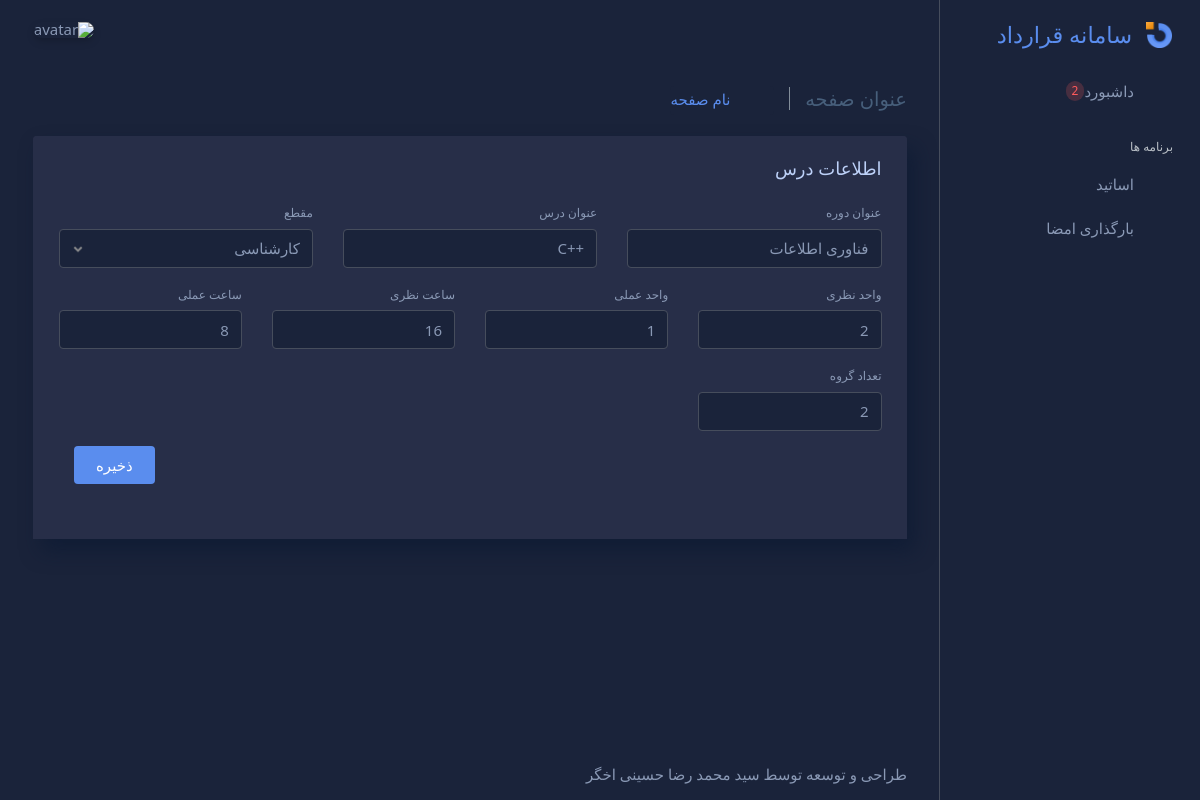
The page /account/lesson/edit/1 on the database its author committed.
### accounts/models.py (models this page shows)
class Lesson(models.Model):
    user = models.ForeignKey(User, on_delete=models.CASCADE)
    course_title = models.CharField(max_length=64)
    grade = models.CharField(max_length=32, choices=GRADE_CHOICES, default='کاردانی')
    lesson_title = models.CharField(max_length=64)
    theorical_unit = models.IntegerField(default=0)
    practical_unit = models.IntegerField(default=0)
    theorical_time = models.IntegerField(default=0)
    practical_time = models.IntegerField(default=0)
    group = models.IntegerField(default=1)

### accounts/views.py (the view)
# urls.py: path('lesson/edit/<int:pk>', views.lesson_edit, name='lesson_edit'),
def lesson_edit(request, pk):
    lesson = Lesson.objects.get(id=pk)
    form = LessonForm(request.POST or None, instance=lesson)
    if request.method == 'POST':
        if form.is_valid():
            form.save()
            return redirect(f'/account/teachers/{lesson.user_id}')
    else:
        context = {
            'form': form
        }
        return render(request, 'accounts/edit_lesson.html', context)

### accounts/templates/accounts/edit_lesson.html (shortened to what this page needs)
{% extends 'base/base.html' %}
{% block links %}
<div class="col-12">
  <h5 class="content-header-title float-left pr-1">عنوان صفحه</h5>
  <div class="breadcrumb-wrapper">
    <ol class="breadcrumb p-0 mb-0">
      <li class="breadcrumb-item"><a href="index.html"><i class="bx bx-home-alt"></i></a>
      </li>
      <li class="breadcrumb-item active">نام صفحه</li>
    </ol>
  </div>
</div>
{% endblock %}
{% block content %}
<div class="content-body">
  <section id="basic-datatable">
    <div class="row">
      <div class="col-12">
        <div class="card">
          <div class="card-header">
            <h4 class="card-title">اطلاعات درس</h4>
          </div>
          <div class="card-content">
            <div class="card-body card-dashboard">
              <form class="form form-vertical" method="POST">
                <div class="form-body">
                  <div class="row form-group">
                    <div class="col-lg-4 col-md-12 col-sm-12">
                      <label for="">عنوان دوره</label>
                      {{ form.course_title }}
                    </div>
                    <div class="col-lg-4 col-md-12 col-sm-12">
                      <label for="">عنوان درس</label>
                      {{ form.lesson_title }}
                    </div>
                    <div class="col-lg-4 col-md-12 col-sm-12">
                      <label for="">مقطع</label>
                      {{ form.grade }}
                    </div>
                  </div>
                  <div class="row form-group">
                    <div class="col-lg-3 col-md-12 col-sm-12">
                      <label for="">واحد نظری</label>
                      {{ form.theorical_unit }}
                    </div>
                    <div class="col-lg-3 col-md-12 col-sm-12">
                      <label for="">واحد عملی</label>
                      {{ form.practical_unit }}
                    </div>
                    <div class="col-lg-3 col-md-12 col-sm-12">
                      <label for="">ساعت نظری</label>
                      {{ form.theorical_time }}
                    </div>
                    <div class="col-lg-3 col-md-12 col-sm-12">
                      <label for="">ساعت عملی</label>
                      {{ form.practical_time }}
                    </div>
                  </div>
                  <div class="row form-group">
                    <div class="col-lg-3 col-md-12 col-sm-12">
                      <label for="">تعداد گروه</label>
                      {{ form.group }}
                    </div>
                  </div>
                  <div class="row form-group">
                    <div class="col-lg-12 col-md-12 col-sm-12  d-flex justify-content-end">
                      <button class="btn btn-primary mr-1 mb-1" type="submit">ذخیره</button>
                    </div>
                </div>
              </form>
            </div>
          </div>
        </div>
      </div>
    </div>
  </section>
</div>
{% endblock %}

### accounts/static/assets/css/themes/dark-layout.css (style rules this page uses)
body.dark-layout { background-color: #1A233A; }
body.dark-layout h1, body.dark-layout h2, body.dark-layout h3, body.dark-layout h4, body.dark-layout h5, body.dark-layout h6 { color: #BDD1F8; }
body.dark-layout .card { background-color: #272E48; box-shadow: 8px 12px 20px 0 rgba(11, 26, 51, 0.63) !important; }
body.dark-layout .card .card-header, body.dark-layout .card .card-footer { color: #8A99B5; background-color: #272E48; border-color: #464D5C !important; }
body.dark-layout .card .card-body { color: #8A99B5; background-color: #272E48; border-color: #464D5C !important; }
body.dark-layout .btn { color: #8A99B5; }
body.dark-layout .btn[class*='btn-'] { color: #FFFFFF !important; }
body.dark-layout .breadcrumb { background-color: #1A233A; }
body.dark-layout .breadcrumb .breadcrumb-item a { color: #8A99B5 !important; }
body.dark-layout .breadcrumb .breadcrumb-item:before { color: #8A99B5; }
body.dark-layout .breadcrumb .breadcrumb-item+.breadcrumb-item:before { color: #8A99B5 !important; }
body.dark-layout input.form-control, body.dark-layout .custom-file-label, body.dark-layout textarea.form-control { background-color: #1A233A; color: #8A99B5; }
body.dark-layout input.form-control::placeholder, body.dark-layout .custom-file-label::placeholder, body.dark-layout textarea.form-control::placeholder { color: #8A99B5; }
body.dark-layout select.form-control, body.dark-layout .custom-select { background-color: #1A233A; color: #8A99B5; border-color: #464D5C; }
body.dark-layout select.form-control option:checked, body.dark-layout .custom-select option:checked { background-color: #272E48; }
body.dark-layout p, body.dark-layout small, body.dark-layout span, body.dark-layout label { color: #8A99B5; }

### rows shown on the page
Lesson: course_title "فناوری اطلاعات", lesson_title "++C", grade "کارشناسی", theorical_unit "2", practical_unit "1", theorical_time "16", practical_time "8", group "2"
